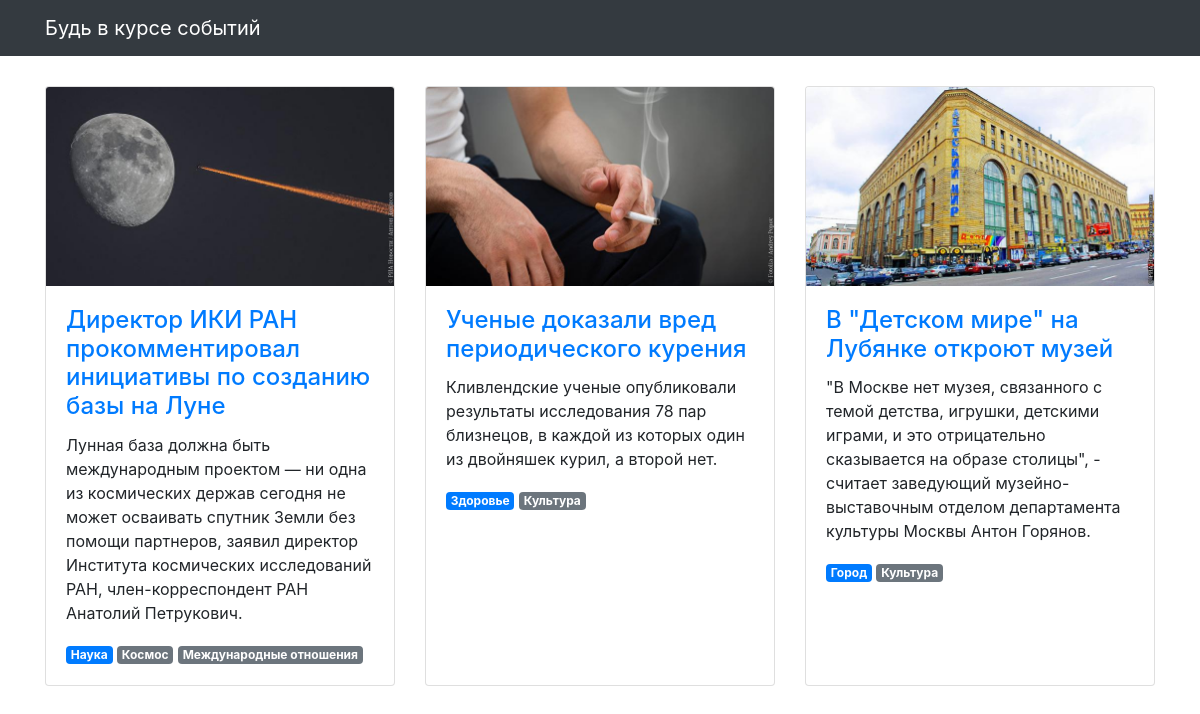
The page / on the database its author committed.
### articles/models.py (models this page shows, shortened)
class Article(models.Model):
    title = models.CharField(max_length=256, verbose_name='Название')
    text = models.TextField(verbose_name='Текст')
    published_at = models.DateTimeField(verbose_name='Дата публикации')
    image = models.TextField(null=True, blank=True, verbose_name='Изображение',)
    relation = models.ManyToManyField('NamesSections', related_name='sections', through='Relationship')

class Relationship(models.Model):
    namesections = models.ForeignKey(NamesSections, on_delete=models.CASCADE)
    article = models.ForeignKey(Article, on_delete=models.CASCADE)
    is_main = models.BooleanField(default=False, null=False)

class NamesSections(models.Model):
    name_of_section = models.TextField(choices=Sections.choices)

### articles/views.py (the view)
# urls.py: path('', articles_list, name='articles'),
def articles_list(request):
    template = 'articles/news.html'
    article1 = Article.objects.prefetch_related('relationship_set').prefetch_related('relationship_set__namesections').order_by('published_at')
    context = {
        'object_list': article1,
    }
    ordering = '-published_at'
    return render(request, template, context)

### templates/articles/news.html (shortened to what this page needs)
{% extends "articles/base.html" %}
{% load static %}
{% load filters_and_tags %}
{% block content %}
<div class="row">
  {% for article in object_list %}
  <div class="col-lg-4 col-sm-6 portfolio-item">
    <div class="card h-100">
      <a href="#"><img class="card-img-top" src="{% get_media_prefix %}{{ article.image }}" alt=""></a>
      <div class="card-body">
        <h4 class="card-title">
          <a href="">{{ article.title }}</a>
        </h4>
        <p class="card-text">{{ article.text }}</p>
        {% for scope in article.relationship_set.all%}
          <span class="badge {% if scope.is_main %}badge-primary{% else %}badge-secondary{% endif %}">{{ scope.namesections.name_of_section }}</span>
        {% endfor %}
      </div>
    </div>
  </div>
  {% endfor %}
</div>
{% endblock %}

### templates/articles/base.html (shortened to what this page needs)
<!DOCTYPE html>
{% load static %}
<html>
  <head>
    <link href="{% static  "css/bootstrap.min.css"  %}" rel="stylesheet">
    <link href="{% static  "css/3-col-portfolio.css" %}" rel="stylesheet">
  </head>
  <body>
    <nav class="navbar navbar-expand-lg navbar-dark bg-dark fixed-top">
      <div class="container">
        <a class="navbar-brand" href="#">Будь в курсе событий</a>
      </div>
    </nav>
    <div class="container">{% block content %}{% endblock %}</div>
  </body>
</html>

### static/css/3-col-portfolio.css (style rules this page uses)
body { padding-top: 84px; padding-bottom: 84px; }
@media (min-width: 992px) { body { padding-top: 86px; padding-bottom: 86px; } }

### rows shown on the page
Article: image (picture), title "Директор ИКИ РАН прокомментировал инициативы по созданию базы на Луне", text "Лунная база должна быть международным проектом — ни одна из космических держав сегодня не может осваивать спутник Земли без помощи партнеров, заявил директор Института космических исследований РАН, член-корреспондент РАН Анатолий Петрукович."
Relationship: namesections.name_of_section "Наука"
Relationship: namesections.name_of_section "Космос"
Relationship: namesections.name_of_section "Международные отношения"
Article: image (picture), title "Ученые доказали вред периодического курения", text "Кливлендские ученые опубликовали результаты исследования 78 пар близнецов, в каждой из которых один из двойняшек курил, а второй нет."
Relationship: namesections.name_of_section "Здоровье"
Relationship: namesections.name_of_section "Культура"
Article: image (picture), title "В \"Детском мире\" на Лубянке откроют музей", text "\"В Москве нет музея, связанного с темой детства, игрушки, детскими играми, и это отрицательно сказывается на образе столицы\", - считает заведующий музейно-выставочным отделом департамента культуры Москвы Антон Горянов."
Relationship: namesections.name_of_section "Город"
Relationship: namesections.name_of_section "Культура"
